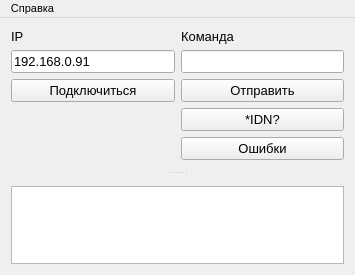
<?xml version="1.0" encoding="UTF-8"?>
<ui version="4.0">
 <class>MainWindow</class>
 <widget class="QMainWindow" name="MainWindow">
  <property name="geometry">
   <rect>
    <x>0</x>
    <y>0</y>
    <width>355</width>
    <height>275</height>
   </rect>
  </property>
  <property name="font">
   <font>
    <pointsize>10</pointsize>
   </font>
  </property>
  <property name="windowTitle">
   <string>Автокалибровка N4-25</string>
  </property>
  <property name="windowIcon">
   <iconset resource="../../irspy/qt/resources/icons.qrc">
    <normaloff>:/icons/icons/robot_1.png</normaloff>:/icons/icons/robot_1.png</iconset>
  </property>
  <property name="animated">
   <bool>true</bool>
  </property>
  <property name="documentMode">
   <bool>false</bool>
  </property>
  <widget class="QWidget" name="centralWidget">
   <layout class="QGridLayout" name="gridLayout_2">
    <property name="leftMargin">
     <number>0</number>
    </property>
    <property name="topMargin">
     <number>0</number>
    </property>
    <property name="rightMargin">
     <number>0</number>
    </property>
    <property name="bottomMargin">
     <number>0</number>
    </property>
    <property name="spacing">
     <number>0</number>
    </property>
    <item row="0" column="0">
     <widget class="QSplitter" name="splitter">
      <property name="orientation">
       <enum>Qt::Vertical</enum>
      </property>
      <widget class="QWidget" name="horizontalLayoutWidget">
       <layout class="QHBoxLayout" name="horizontalLayout_2">
        <item>
         <layout class="QVBoxLayout" name="verticalLayout_2">
          <item>
           <widget class="QLabel" name="label_2">
            <property name="text">
             <string>IP</string>
            </property>
           </widget>
          </item>
          <item>
           <widget class="QLineEdit" name="ip_edit">
            <property name="text">
             <string>192.168.0.91</string>
            </property>
           </widget>
          </item>
          <item>
           <widget class="QPushButton" name="connect_button">
            <property name="text">
             <string>Подключиться</string>
            </property>
           </widget>
          </item>
          <item>
           <spacer name="verticalSpacer">
            <property name="orientation">
             <enum>Qt::Vertical</enum>
            </property>
            <property name="sizeHint" stdset="0">
             <size>
              <width>20</width>
              <height>40</height>
             </size>
            </property>
           </spacer>
          </item>
         </layout>
        </item>
        <item>
         <layout class="QVBoxLayout" name="verticalLayout">
          <item>
           <widget class="QLabel" name="label">
            <property name="text">
             <string>Команда</string>
            </property>
           </widget>
          </item>
          <item>
           <widget class="QLineEdit" name="cmd_edit"/>
          </item>
          <item>
           <widget class="QPushButton" name="send_cmd_button">
            <property name="text">
             <string>Отправить</string>
            </property>
           </widget>
          </item>
          <item>
           <widget class="QPushButton" name="idn_button">
            <property name="text">
             <string>*IDN?</string>
            </property>
           </widget>
          </item>
          <item>
           <widget class="QPushButton" name="error_buttons">
            <property name="text">
             <string>Ошибки</string>
            </property>
           </widget>
          </item>
          <item>
           <spacer name="verticalSpacer_2">
            <property name="orientation">
             <enum>Qt::Vertical</enum>
            </property>
            <property name="sizeHint" stdset="0">
             <size>
              <width>20</width>
              <height>40</height>
             </size>
            </property>
           </spacer>
          </item>
         </layout>
        </item>
       </layout>
      </widget>
      <widget class="QWidget" name="gridLayoutWidget">
       <layout class="QGridLayout" name="gridLayout">
        <item row="0" column="0">
         <widget class="QTextEdit" name="log_text_edit"/>
        </item>
       </layout>
      </widget>
     </widget>
    </item>
   </layout>
  </widget>
  <widget class="QMenuBar" name="menuBar">
   <property name="geometry">
    <rect>
     <x>0</x>
     <y>0</y>
     <width>355</width>
     <height>19</height>
    </rect>
   </property>
   <property name="font">
    <font>
     <pointsize>8</pointsize>
    </font>
   </property>
   <widget class="QMenu" name="menu">
    <property name="font">
     <font>
      <pointsize>8</pointsize>
     </font>
    </property>
    <property name="title">
     <string>Справка</string>
    </property>
    <addaction name="open_about_action"/>
   </widget>
   <addaction name="menu"/>
  </widget>
  <action name="open_about_action">
   <property name="text">
    <string>О программе...</string>
   </property>
  </action>
 </widget>
 <layoutdefault spacing="6" margin="11"/>
 <resources>
  <include location="../../irspy/qt/resources/icons.qrc"/>
 </resources>
 <connections/>
</ui>
